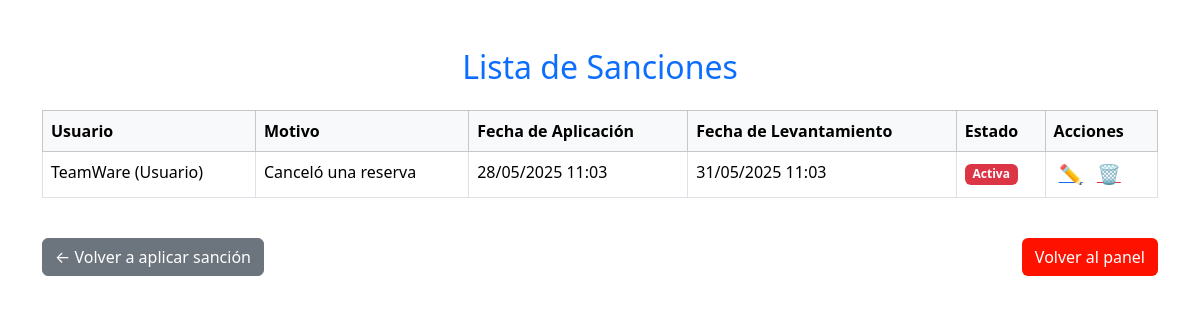
Screenshot of /admin-panel/sanciones/ver/ with the database file from the repository.
### sistema/models.py (models this page shows, shortened)
class Sancion(models.Model):
    usuario = models.ForeignKey('Usuario', on_delete=models.CASCADE, related_name='sanciones')
    motivo = models.CharField(max_length=200)
    fecha_aplicacion = models.DateTimeField(auto_now_add=True)
    fecha_levantamiento = models.DateTimeField(null=True, blank=True)
    @property
    def esta_activa(self):
        if self.fecha_levantamiento is None:
            return True
        return self.fecha_levantamiento > timezone.now()

class Usuario(AbstractUser): #Usuario: TeamWare Contraseña: alejo123
    ROL_CHOICES = [
        ('admin', 'Administrador'),
        ('usuario', 'Usuario'),
    ]
    rol = models.CharField(max_length=20, choices=ROL_CHOICES, default='usuario')
    def __str__(self):
        return f"{self.username} ({self.get_rol_display()})"

### sistema/views.py (the view)
# urls.py: path('admin-panel/sanciones/ver/', views.ver_sanciones, name='ver_sanciones'),
def ver_sanciones(request):
    sanciones = Sancion.objects.select_related('usuario').all()
    return render(request, 'ver_sanciones.html', {'sanciones': sanciones})

### sistema/templates/ver_sanciones.html (shortened to what this page needs)
<!DOCTYPE html>
<html lang="es">
<head>
    <link href="https://cdn.jsdelivr.net/npm/bootstrap@5.3.3/dist/css/bootstrap.min.css" rel="stylesheet">
</head>
<body>
    <div class="container mt-5">
        <h2 class="text-center text-primary mb-4">Lista de Sanciones</h2>
        <div class="table-responsive">
            <table class="table table-bordered table-hover bg-white">
                <thead class="table-light">
                    <tr>
                        <th>Usuario</th>
                        <th>Motivo</th>
                        <th>Fecha de Aplicación</th>
                        <th>Fecha de Levantamiento</th>
                        <th>Estado</th>
                        <th>Acciones</th>
                    </tr>
                </thead>
                <tbody>
                    {% for sancion in sanciones %}
                    <tr>
                        <td>{{ sancion.usuario }}</td>
                        <td>{{ sancion.motivo }}</td>
                        <td>{{ sancion.fecha_aplicacion|date:"d/m/Y H:i" }}</td>
                        <td>
                            {% if sancion.fecha_levantamiento %}
                                {{ sancion.fecha_levantamiento|date:"d/m/Y H:i" }}
                            {% else %}
                                Indefinida
                            {% endif %}
                        </td>
                        <td>
                            {% if sancion.esta_activa %}
                                <span class="badge text-bg-danger">Activa</span>
                            {% else %}
                                <span class="badge text-bg-success">Inactiva</span>
                            {% endif %}
                        </td>
                        <td>
                            <a href="{% url 'editar_sancion' sancion.id %}" class="text-primary icon-btn" title="Editar">✏️</a>
                            <a href="{% url 'eliminar_sancion' sancion.id %}" class="text-danger icon-btn" title="Eliminar"
                               onclick="return confirm('¿Estás seguro de eliminar esta sanción?')">🗑️</a>
                        </td>
                    </tr>
                    {% empty %}
                    <tr>
                        <td colspan="6" class="text-center text-muted">No hay sanciones registradas.</td>
                    </tr>
                    {% endfor %}
                </tbody>
            </table>
        </div>
        <div class="d-flex justify-content-between mt-4">
            <a href="{% url 'aplicar_sancion' %}" class="btn btn-secondary">← Volver a aplicar sanción</a>
            <a href="{% url 'panel_administrador' %}" class="btn btn-morado">Volver al panel</a>
        </div>
    </div>
</body>
</html>

### sistema/templates/ver_sanciones.html (style rules this page uses)
body { background-color: #ffffff; }
.btn-morado { background-color: #ff1100; color: white; }
.icon-btn { font-size: 1.2rem; margin: 0 5px; }

### rows the page displays
Sancion: usuario "TeamWare (Usuario)", motivo "Canceló una reserva", fecha_aplicacion "28/05/2025 11:03", fecha_levantamiento "31/05/2025 11:03", shows "Activa"
